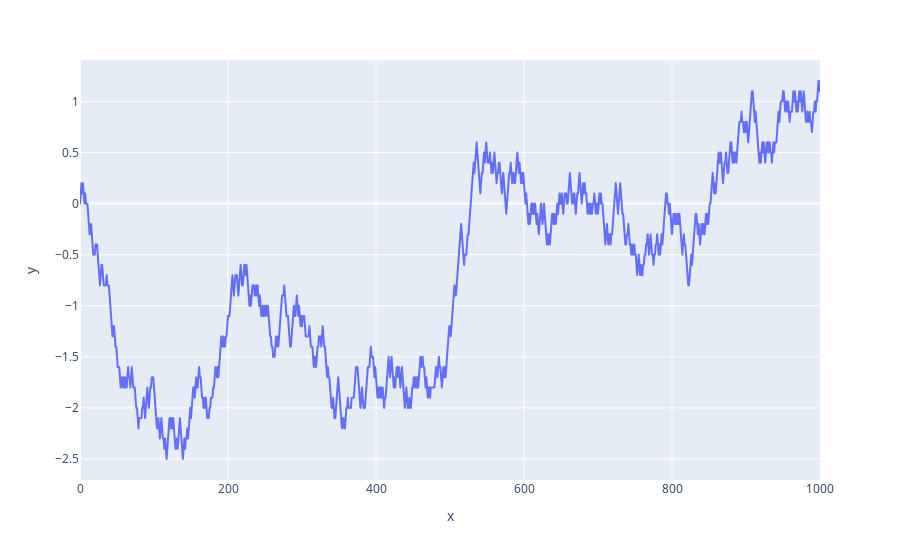

Write notebook code for a chart like this one.
### Code cell
import plotly.express as px
import random

qnt = 1000
metric = 0.1
multiple = 1
current_num = 0

up, down, stay = 40,40,20

def reset_chances():
    up = 0.5
    down = 0.5
    stay = 99

# Se for adicionar um número coloque a descrição no primeiro elemento da lista e a função
name_chances = [['Up', 'Down','Stay'],[up,down,stay]]
# checando erro naporcentagem. Não pode ser maior que 100
soma = 0
for i in range(len(name_chances[1])):
    soma += name_chances[1][i]
if soma > 100:
    print(f'ERRO: As porcentagens somadas é {soma}. Precisa ser < ou = 100 para continuar. Simplifique a proporção para continuar(ESTA FUNÇÃO SERÁ ADICIONADA QUANDO EU TIVER MAIS TEMPO ;)')
# adicionado os elementos na lista que será a base para o .choice escolher
to_choice = []
count = 0
for name in name_chances[0]:
    for num in range(name_chances[1][name_chances[0].index(name)]):
        to_choice.append(name)

# adicionando na lista do eixo y
y = [0]
for i in range(qnt):
    random_name_choice = random.choice(to_choice)
    if random_name_choice == 'Up':
        up -= 50
        current_num += metric
    if random_name_choice == 'Down':
        down -= 50
        current_num -= metric
    if random_name_choice == 'Stay':
        current_num = current_num
    # if current_num >= 50:
    #     up -= 10
    y.append(current_num)

# adicionando na lista do eixo x
x = []
for i in range(len(y)):
    x.append(i)

# definindo figura
fig = px.line(x=x, y=y)
# mostrando a figura
fig.show()

### Figure 1 — Plotly figure (JSON) as saved in the notebook; plotly's stock layout.template omitted (floating-point values rounded to 4 significant figures; data arrays with more than 128 entries replaced by an {"elided": "..."} marker saying what was removed)
{"data": [{"hovertemplate": "x=%{x}<br>y=%{y}<extra></extra>", "legendgroup": "", "line": {"color": "#636efa", "dash": "solid"}, "marker": {"symbol": "circle"}, "mode": "lines", "name": "", "showlegend": false, "type": "scattergl", "x": {"elided": "1001 int values"}, "xaxis": "x", "y": {"elided": "1001 float values"}, "yaxis": "y"}], "layout": {"legend": {"tracegroupgap": 0}, "margin": {"t": 60}, "xaxis": {"anchor": "y", "domain": [0, 1], "title": {"text": "x"}}, "yaxis": {"anchor": "x", "domain": [0, 1], "title": {"text": "y"}}}}
